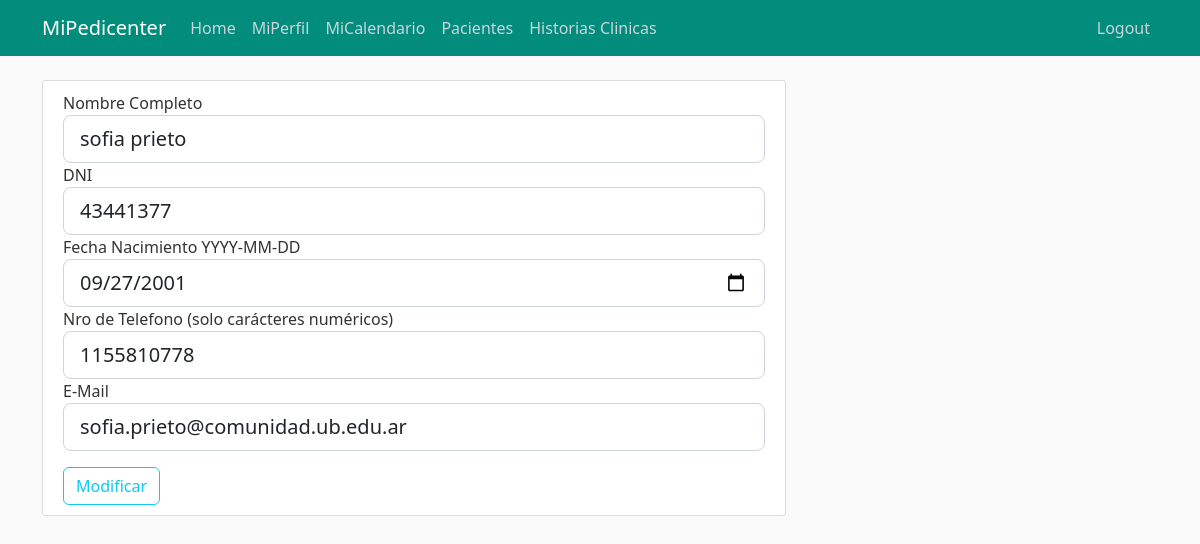
The page /pacientes/editar/43441377 (signed in) on the database its author committed.
### appmipedicenter/models.py (models this page shows, shortened)
class Cliente(db.Model):
        id_cliente = db.Column(db.Integer, primary_key=True) # Es DNI
        username = db.Column(db.String, nullable=False)
        email = db.Column(db.String, unique=True, nullable=False)
        fecha_nacimiento = db.Column(db.Date, nullable=False)
        telefono = db.Column(db.Integer, unique=True, nullable=False)
        historia_clinica = db.relationship('Historiaclinica', backref='Paciente', lazy=True)
        turno = db.relationship('Turno', backref='Paciente', lazy=True)

### appmipedicenter/cliente/routes.py (the view)
@cliente.route("/pacientes/editar/<int:id_cliente>", methods=['GET', 'POST'])
@login_required
def editar_pacientes(id_cliente):
        if current_user.is_authenticated:
                if current_user.id_tipo == 2:
                        cliente = Cliente.query.filter_by(id_cliente = id_cliente).first()
                        form = ClienteUpdateForm(cliente)
                        if form.validate_on_submit():
                                if cliente.id_cliente != form.dni.data:
                                        listaTurnosCliente = Turno.query.filter_by(id_cliente = cliente.id_cliente)
                                        for turno in listaTurnosCliente:
                                                turno.id_cliente = form.dni.data
                                cliente.id_cliente = form.dni.data
                                cliente.username = form.username.data
                                cliente.email = form.email.data
                                cliente.fecha_nacimiento = form.fecha_nacimiento.data
                                cliente.telefono = form.telefono.data
                                db.session.commit()
                                flash(f'Los datos de {form.username.data} han sido actualizados.', 'success')
                                return redirect(url_for('cliente.pacientes'))
                        elif request.method=='GET':
                                form.username.data = cliente.username
                                form.dni.data = cliente.id_cliente
                                form.email.data = cliente.email
                                form.telefono.data = cliente.telefono
                                form.fecha_nacimiento.data = cliente.fecha_nacimiento
                        return render_template('editar_paciente.html', title="Edicion de Clientes", form=form)
                else:
                        return redirect(url_for('main.home'))
        else:
                return redirect(url_for('empleado.login'))

### appmipedicenter/cliente/forms.py (shortened to what this page needs)
class ClienteUpdateForm(FlaskForm):
    def __init__(self, cliente):
        super().__init__()
        self.cliente = cliente
    dni = IntegerField('DNI', validators=[DataRequired()])
    username = StringField('Nombre Completo', validators=[DataRequired()])
    email = StringField('E-Mail', validators=[DataRequired(), Email()])
    fecha_nacimiento = DateField('Fecha Nacimiento YYYY-MM-DD', validators=[DataRequired()])
    telefono = IntegerField('Nro de Telefono (solo carácteres numéricos)', validators=[DataRequired()])
    submit = SubmitField('Modificar')

### appmipedicenter/models.py (called while the page is built)
@login_manager.user_loader
def load_user(empleado_id):
        return Empleado.query.get(empleado_id)

### appmipedicenter/templates/editar_paciente.html (shortened to what this page needs)
{% extends "layout.html" %}
{% block content %}
    <div class="content-section col-md-8">
        <form method="POST" action="">
            <div class="form-group">
                {{ form.username.label(class="form-control-label") }}
                {% if form.username.errors %}
                    {{ form.username(class="form-control form-control-lg is-invalid") }}
                    <div class="invalid-feedback">
                        {% for error in form.username.errors %}
                            <span>{{ error }}</span>
                        {% endfor %}
                    </div>
                {% else %}
                    {{ form.username(class="form-control form-control-lg") }}
                {% endif %}
            </div>
            <div class="form-group">
                {{ form.dni.label(class="form-control-label") }}
                {% if form.dni.errors %}
                    {{ form.dni(class="form-control form-control-lg is-invalid") }}
                    <div class="invalid-feedback">
                        {% for error in form.dni.errors %}
                            <span>{{ error }}</span>
                        {% endfor %}
                        </div>
                {% else %}
                    {{ form.dni(class="form-control form-control-lg") }}
                {% endif %}
            </div>
            <div class="form-group">
                {{ form.fecha_nacimiento.label(class="form-control-label") }}
                {% if form.fecha_nacimiento.errors %}
                    {{ form.fecha_nacimiento(class="form-control form-control-lg is-invalid") }}
                    <div class="invalid-feedback">
                        {% for error in form.fecha_nacimiento.errors %}
                            <span>{{ error }}</span>
                        {% endfor %}
                    </div>
                {% else %}
                    {{ form.fecha_nacimiento(class="form-control form-control-lg") }}
                {% endif %}
            </div>
            <div class="form-group">
                {{ form.telefono.label(class="form-control-label") }}
                {% if form.telefono.errors %}
                    {{ form.telefono(class="form-control form-control-lg is-invalid") }}
                    <div class="invalid-feedback">
                        {% for error in form.telefono.errors %}
                            <span>{{ error }}</span>
                        {% endfor %}
                    </div>
                {% else %}
                    {{ form.telefono(class="form-control form-control-lg") }}
                {% endif %}
            </div>
            <div class="form-group">
                {{ form.email.label(class="form-control-label") }}
                {% if form.email.errors %}
                    {{ form.email(class="form-control form-control-lg is-invalid") }}
                    <div class="invalid-feedback">
                        {% for error in form.email.errors %}
                            <span>{{ error }}</span>
                        {% endfor %}
                    </div>
                {% else %}
                    {{ form.email(class="form-control form-control-lg") }}
                {% endif %}
            </div>
            <div class="form-group">
                {{ form.submit(class="btn btn-outline-info") }}
            </div>
        </form>
    </div>
{% endblock content %}

### appmipedicenter/static/css/main.css (style rules this page uses)
body { background: #fafafa; color: #333333; margin-top: 5rem; }
.content-section { background: #ffffff; padding: 10px 20px; border: 1px solid #dddddd; border-radius: 3px; margin-bottom: 20px; }
:root { --fc-daygrid-event-dot-width: 8px; }
:root { --fc-list-event-dot-width: 10px; --fc-list-event-hover-bg-color: #f5f5f5; }

### rows shown on the page
Cliente: username "sofia prieto", fecha_nacimiento "09/27/2001", telefono "1155810778", email "sofia.prieto@comunidad.ub.edu.ar"
